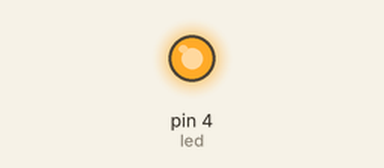
Simulated run of this sketch. Board: Arduino Uno, built with avr-gcc and run on an emulated ATmega328P. Shown: output pins drawn as LEDs (lit = HIGH).

Above: at 1.4 s.
At 6.8 s:
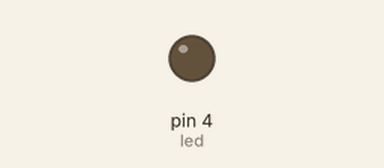
Timing chart, 0 to 10.9 s (numbered marks = the images above):
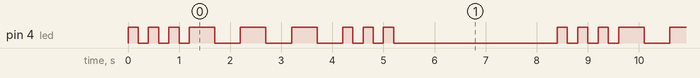

The sketch:

morse.ino
```cpp
int led = 4;

int delai[] = {200, 200, 200, 500, 500, 500, 200, 200, 200};

void setup() {
  pinMode(led, OUTPUT);
}

void loop() {
  for(int i = 0; i < 9; i++){
    flash(delai[i]);
  }
  delay(3000);
}

void flash(int timer){
  digitalWrite(led, HIGH);
  delay(timer);
  digitalWrite(led, LOW);
  delay(timer);
}
```

Measured:
- by itself, pin 4 (led): repeats every 8.4 s: 2 × (LOW 0.20 s, HIGH 0.20 s), LOW 0.20 s, 3 × (HIGH 0.50 s, LOW 0.50 s), 2 × (HIGH 0.20 s, LOW 0.20 s), HIGH 0.20 s, LOW 3.2 s, HIGH 0.20 s
- by itself, everything shown: repeats every 8.4 s, in 18 steps
